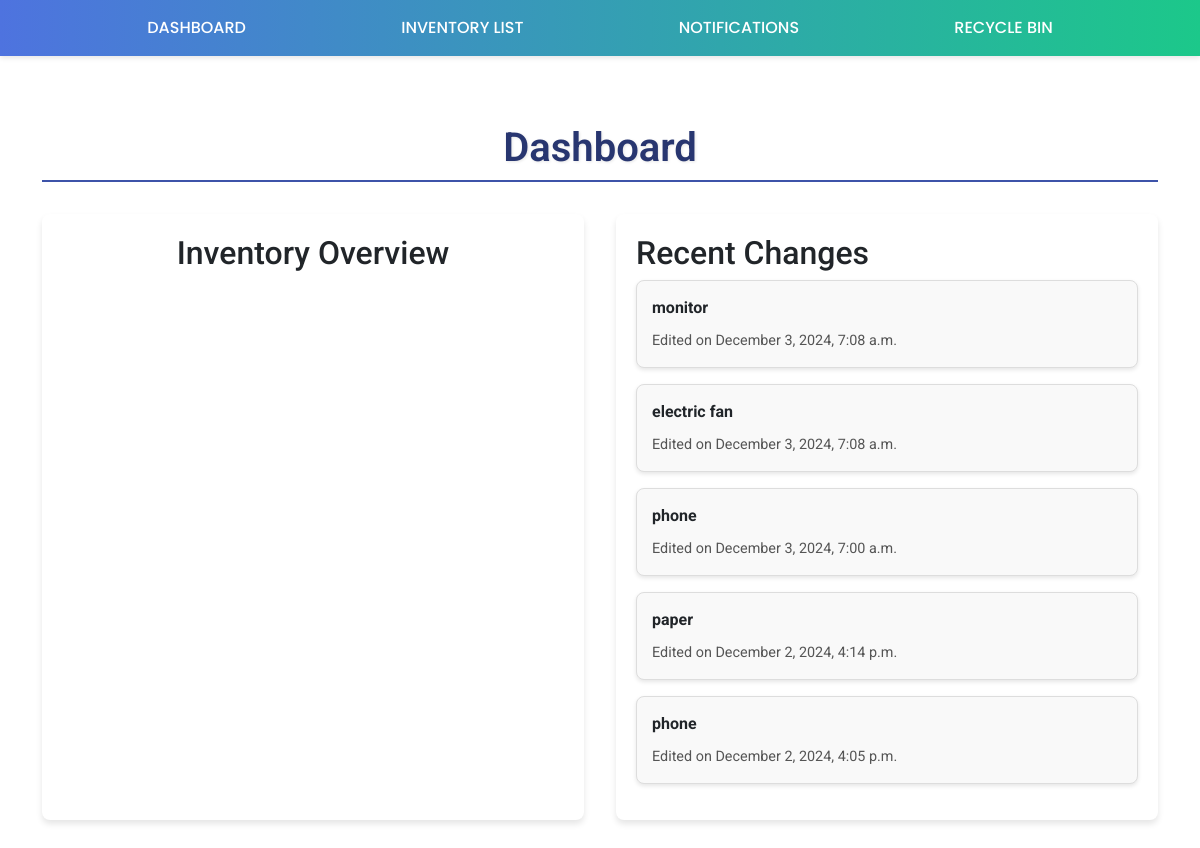
The page / on the database its author committed.
### sampleapp/models.py (models this page shows, shortened)
class Item(models.Model):
    name = models.CharField(max_length=100)
    description = models.TextField(blank=True, null=True)
    quantity = models.PositiveIntegerField()
    price = models.DecimalField(max_digits=10, decimal_places=2)
    added_on = models.DateTimeField(auto_now_add=True)
    modified_at = models.DateTimeField(auto_now=True)  # Automatically updated on change
    created_at = models.DateTimeField(auto_now_add=True)
    is_deleted = models.BooleanField(default=False)  # Soft delete flag

### sampleproject/views.py (the view)
# urls.py: path('', dashboard, name='dashboard'),
def dashboard(request):
    inventory = Item.objects.filter(is_deleted=False)  # Exclude soft-deleted items
    inventory_summary = (
        inventory.values('name')
        .annotate(total_quantity=Sum('quantity'))
        .order_by('-total_quantity')
    )
    recent_added = Item.objects.filter(is_deleted=False, created_at=F('modified_at')).order_by('-created_at')[:5]
    recent_modified = Item.objects.filter(is_deleted=False).exclude(created_at=F('modified_at')).order_by('-modified_at')[:5]
    recent_deleted = Item.objects.filter(is_deleted=True).order_by('-modified_at')[:5]
    all_changes = (
        list(recent_added) +
        list(recent_modified) +
        list(recent_deleted)
    )
    sorted_changes = sorted(all_changes, key=lambda x: max(x.created_at, x.modified_at), reverse=True)[:5]
    context = {
        'inventory_summary': inventory_summary,
        'recent_changes': sorted_changes,  # Top 5 changes
    }
    return render(request, 'dashboard.html', context)

### sampleapp/templates/dashboard.html (shortened to what this page needs)
{% extends 'base.html' %}
{% block content %}
<h1 class="page-title">Dashboard</h1>
<div class="dashboard-container" style="display: flex; flex-wrap: wrap; justify-content: space-between; max-width: 1200px; margin: 2rem auto; gap: 2rem;">
    <div class="chart-card">
        <h2>Inventory Overview</h2>
        <div id="piechart" style="width: 100%; height: 400px;"></div>
    </div>
    <div class="recent-changes-card">
    <h2>Recent Changes</h2>
    {% if recent_changes %}
        {% for change in recent_changes %}
            <div class="change-card">
                <strong>{{ change.name }}</strong>
                <span>
                    {% if change.is_deleted %}
                        Deleted on {{ change.modified_at|date:"F j, Y, g:i a" }}
                    {% elif change.created_at == change.modified_at %}
                        Added on {{ change.created_at|date:"F j, Y, g:i a" }}
                    {% else %}
                        Edited on {{ change.modified_at|date:"F j, Y, g:i a" }}
                    {% endif %}
                </span>
            </div>
        {% endfor %}
    {% else %}
        <p>No recent changes available.</p>
    {% endif %}
</div>
</div>
{% endblock %}

### sampleapp/templates/base.html (style rules this page uses)
body { font-family: Roboto, sans-serif; margin: 0; padding: 0; display: flex; min-height: 100vh; flex-direction: column; }
.page-title { margin-top: 20px; margin-bottom: 20px; font-weight: bold; font-size: 2.5rem; font-weight: 600; text-align: center; color: #283670; text-shadow: 1px 1px 3px rgba(0, 0, 0, 0.1); border-bottom: 2px solid #3D53A9; padding-bottom: 0.5rem; }

### sampleapp/templates/dashboard.html (style rules this page uses)
.dashboard-container { display: flex; flex-wrap: wrap; gap: 20px; }
.chart-card, .recent-changes-card { background-color: #ffffff; box-shadow: 0 4px 6px rgba(0, 0, 0, 0.1); border-radius: 8px; padding: 20px; flex: 1; min-width: 300px; }
.chart-card { display: flex; flex-direction: column; align-items: center; }
.recent-changes-card .change-card { margin-bottom: 1rem; padding: 15px; border: 1px solid #ddd; border-radius: 8px; box-shadow: 0 2px 4px rgba(0, 0, 0, 0.1); background-color: #f9f9f9; }
.recent-changes-card .change-card strong { display: block; margin-bottom: 0.5rem; }
.recent-changes-card .change-card span { font-size: 0.9em; color: #555; }

### rows shown on the page
Item: name "monitor", modified_at "December 3, 2024, 7:08 a.m."
Item: name "electric fan", modified_at "December 3, 2024, 7:08 a.m."
Item: name "phone", modified_at "December 3, 2024, 7:00 a.m."
Item: name "paper", modified_at "December 2, 2024, 4:14 p.m."
Item: name "phone", modified_at "December 2, 2024, 4:05 p.m."
